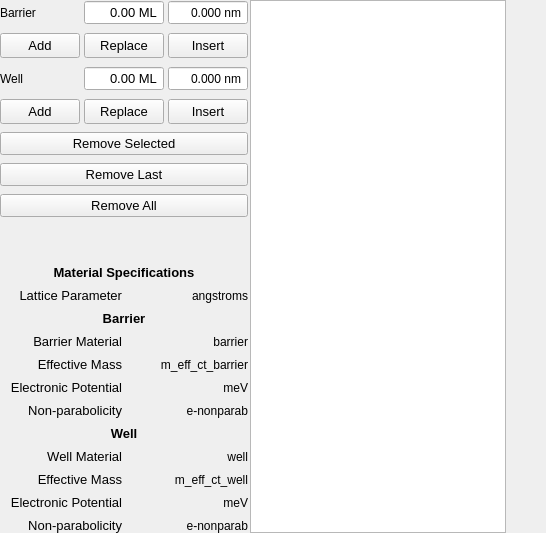
      <widget class="QWidget" name="struct_tab">
       <attribute name="title">
        <string>Structure</string>
       </attribute>
       <layout class="QHBoxLayout" name="horizontalLayout_3">
        <property name="spacing">
         <number>2</number>
        </property>
        <property name="leftMargin">
         <number>0</number>
        </property>
        <property name="topMargin">
         <number>0</number>
        </property>
        <property name="rightMargin">
         <number>0</number>
        </property>
        <property name="bottomMargin">
         <number>0</number>
        </property>
        <item>
         <layout class="QGridLayout" name="gridLayout">
          <property name="horizontalSpacing">
           <number>4</number>
          </property>
          <property name="verticalSpacing">
           <number>8</number>
          </property>
          <item row="18" column="3" colspan="3">
           <widget class="QLabel" name="lbl_well_electronic_potential_val">
            <property name="text">
             <string>meV</string>
            </property>
            <property name="alignment">
             <set>Qt::AlignRight|Qt::AlignTrailing|Qt::AlignVCenter</set>
            </property>
           </widget>
          </item>
          <item row="3" column="0" colspan="2">
           <widget class="QPushButton" name="add_well_btn">
            <property name="minimumSize">
             <size>
              <width>60</width>
              <height>25</height>
             </size>
            </property>
            <property name="maximumSize">
             <size>
              <width>80</width>
              <height>25</height>
             </size>
            </property>
            <property name="font">
             <font>
              <pointsize>10</pointsize>
             </font>
            </property>
            <property name="text">
             <string>Add</string>
            </property>
           </widget>
          </item>
          <item row="16" column="3" colspan="3">
           <widget class="QLabel" name="lbl_well_material_val">
            <property name="text">
             <string>well</string>
            </property>
            <property name="alignment">
             <set>Qt::AlignRight|Qt::AlignTrailing|Qt::AlignVCenter</set>
            </property>
           </widget>
          </item>
          <item row="17" column="0" colspan="3">
           <widget class="QLabel" name="lbl_well_effective_mass">
            <property name="font">
             <font>
              <pointsize>10</pointsize>
              <weight>50</weight>
              <bold>false</bold>
             </font>
            </property>
            <property name="text">
             <string>Effective Mass</string>
            </property>
            <property name="alignment">
             <set>Qt::AlignRight|Qt::AlignTrailing|Qt::AlignVCenter</set>
            </property>
           </widget>
          </item>
          <item row="2" column="2" colspan="2">
           <widget class="QDoubleSpinBox" name="well_ml_spb">
            <property name="minimumSize">
             <size>
              <width>60</width>
              <height>25</height>
             </size>
            </property>
            <property name="maximumSize">
             <size>
              <width>80</width>
              <height>25</height>
             </size>
            </property>
            <property name="font">
             <font>
              <pointsize>10</pointsize>
             </font>
            </property>
            <property name="alignment">
             <set>Qt::AlignRight|Qt::AlignTrailing|Qt::AlignVCenter</set>
            </property>
            <property name="buttonSymbols">
             <enum>QAbstractSpinBox::NoButtons</enum>
            </property>
            <property name="suffix">
             <string> ML</string>
            </property>
            <property name="decimals">
             <number>2</number>
            </property>
            <property name="maximum">
             <double>1000.000000000000000</double>
            </property>
            <property name="singleStep">
             <double>1.000000000000000</double>
            </property>
           </widget>
          </item>
          <item row="19" column="0" colspan="3">
           <widget class="QLabel" name="lbl_well_non_parabolicity">
            <property name="font">
             <font>
              <pointsize>10</pointsize>
              <weight>50</weight>
              <bold>false</bold>
             </font>
            </property>
            <property name="text">
             <string>Non-parabolicity</string>
            </property>
            <property name="alignment">
             <set>Qt::AlignRight|Qt::AlignTrailing|Qt::AlignVCenter</set>
            </property>
           </widget>
          </item>
          <item row="12" column="0" colspan="3">
           <widget class="QLabel" name="lbl_barrier_effective_mass">
            <property name="font">
             <font>
              <pointsize>10</pointsize>
              <weight>50</weight>
              <bold>false</bold>
             </font>
            </property>
            <property name="text">
             <string>Effective Mass</string>
            </property>
            <property name="alignment">
             <set>Qt::AlignRight|Qt::AlignTrailing|Qt::AlignVCenter</set>
            </property>
           </widget>
          </item>
          <item row="13" column="0" colspan="3">
           <widget class="QLabel" name="lbl_barrier_electronic_potential">
            <property name="font">
             <font>
              <pointsize>10</pointsize>
              <weight>50</weight>
              <bold>false</bold>
             </font>
            </property>
            <property name="text">
             <string>Electronic Potential</string>
            </property>
            <property name="alignment">
             <set>Qt::AlignRight|Qt::AlignTrailing|Qt::AlignVCenter</set>
            </property>
           </widget>
          </item>
          <item row="2" column="0" colspan="2">
           <widget class="QLabel" name="well_lbl">
            <property name="minimumSize">
             <size>
              <width>60</width>
              <height>25</height>
             </size>
            </property>
            <property name="maximumSize">
             <size>
              <width>80</width>
              <height>25</height>
             </size>
            </property>
            <property name="text">
             <string>Well</string>
            </property>
           </widget>
          </item>
          <item row="18" column="0" colspan="3">
           <widget class="QLabel" name="lbl_well_electronic_potential">
            <property name="font">
             <font>
              <pointsize>10</pointsize>
              <weight>50</weight>
              <bold>false</bold>
             </font>
            </property>
            <property name="text">
             <string>Electronic Potential</string>
            </property>
            <property name="alignment">
             <set>Qt::AlignRight|Qt::AlignTrailing|Qt::AlignVCenter</set>
            </property>
           </widget>
          </item>
          <item row="4" column="0" colspan="6">
           <widget class="QPushButton" name="remove_selected_btn">
            <property name="minimumSize">
             <size>
              <width>130</width>
              <height>0</height>
             </size>
            </property>
            <property name="maximumSize">
             <size>
              <width>500</width>
              <height>50</height>
             </size>
            </property>
            <property name="font">
             <font>
              <pointsize>10</pointsize>
             </font>
            </property>
            <property name="text">
             <string>Remove Selected</string>
            </property>
           </widget>
          </item>
          <item row="14" column="3" colspan="3">
           <widget class="QLabel" name="lbl_barrier_non_parabolicity_val">
            <property name="text">
             <string>e-nonparab</string>
            </property>
            <property name="alignment">
             <set>Qt::AlignRight|Qt::AlignTrailing|Qt::AlignVCenter</set>
            </property>
           </widget>
          </item>
          <item row="0" column="2" colspan="2">
           <widget class="QDoubleSpinBox" name="barrier_ml_spb">
            <property name="minimumSize">
             <size>
              <width>60</width>
              <height>25</height>
             </size>
            </property>
            <property name="maximumSize">
             <size>
              <width>80</width>
              <height>25</height>
             </size>
            </property>
            <property name="font">
             <font>
              <pointsize>10</pointsize>
             </font>
            </property>
            <property name="alignment">
             <set>Qt::AlignRight|Qt::AlignTrailing|Qt::AlignVCenter</set>
            </property>
            <property name="buttonSymbols">
             <enum>QAbstractSpinBox::NoButtons</enum>
            </property>
            <property name="suffix">
             <string> ML</string>
            </property>
            <property name="decimals">
             <number>2</number>
            </property>
            <property name="maximum">
             <double>1000.000000000000000</double>
            </property>
            <property name="singleStep">
             <double>1.000000000000000</double>
            </property>
           </widget>
          </item>
          <item row="11" column="3" colspan="3">
           <widget class="QLabel" name="lbl_barrier_material_val">
            <property name="text">
             <string>barrier</string>
            </property>
            <property name="alignment">
             <set>Qt::AlignRight|Qt::AlignTrailing|Qt::AlignVCenter</set>
            </property>
           </widget>
          </item>
          <item row="14" column="0" colspan="3">
           <widget class="QLabel" name="lbl_barrier_non_parabolicity">
            <property name="font">
             <font>
              <pointsize>10</pointsize>
              <weight>50</weight>
              <bold>false</bold>
             </font>
            </property>
            <property name="text">
             <string>Non-parabolicity</string>
            </property>
            <property name="alignment">
             <set>Qt::AlignRight|Qt::AlignTrailing|Qt::AlignVCenter</set>
            </property>
           </widget>
          </item>
          <item row="0" column="4" colspan="2">
           <widget class="QDoubleSpinBox" name="barrier_nm_spb">
            <property name="enabled">
             <bool>true</bool>
            </property>
            <property name="minimumSize">
             <size>
              <width>60</width>
              <height>25</height>
             </size>
            </property>
            <property name="maximumSize">
             <size>
              <width>80</width>
              <height>25</height>
             </size>
            </property>
            <property name="alignment">
             <set>Qt::AlignRight|Qt::AlignTrailing|Qt::AlignVCenter</set>
            </property>
            <property name="buttonSymbols">
             <enum>QAbstractSpinBox::NoButtons</enum>
            </property>
            <property name="suffix">
             <string> nm</string>
            </property>
            <property name="decimals">
             <number>3</number>
            </property>
            <property name="maximum">
             <double>10000.000000000000000</double>
            </property>
           </widget>
          </item>
          <item row="0" column="0" colspan="2">
           <widget class="QLabel" name="lbl_barrier">
            <property name="minimumSize">
             <size>
              <width>60</width>
              <height>25</height>
             </size>
            </property>
            <property name="maximumSize">
             <size>
              <width>80</width>
              <height>25</height>
             </size>
            </property>
            <property name="text">
             <string>Barrier</string>
            </property>
           </widget>
          </item>
          <item row="1" column="2" colspan="2">
           <widget class="QPushButton" name="replace_barrier_btn">
            <property name="minimumSize">
             <size>
              <width>60</width>
              <height>25</height>
             </size>
            </property>
            <property name="maximumSize">
             <size>
              <width>80</width>
              <height>25</height>
             </size>
            </property>
            <property name="font">
             <font>
              <pointsize>10</pointsize>
             </font>
            </property>
            <property name="text">
             <string>Replace</string>
            </property>
           </widget>
          </item>
          <item row="11" column="0" colspan="3">
           <widget class="QLabel" name="lbl_barrier_material">
            <property name="font">
             <font>
              <pointsize>10</pointsize>
              <weight>50</weight>
              <bold>false</bold>
             </font>
            </property>
            <property name="text">
             <string>Barrier Material</string>
            </property>
            <property name="alignment">
             <set>Qt::AlignRight|Qt::AlignTrailing|Qt::AlignVCenter</set>
            </property>
           </widget>
          </item>
          <item row="8" column="0" colspan="6">
           <widget class="QLabel" name="lbl_mat_spec">
            <property name="font">
             <font>
              <pointsize>10</pointsize>
              <weight>75</weight>
              <bold>true</bold>
             </font>
            </property>
            <property name="text">
             <string>Material Specifications</string>
            </property>
            <property name="alignment">
             <set>Qt::AlignCenter</set>
            </property>
           </widget>
          </item>
          <item row="7" column="0" colspan="6">
           <spacer name="verticalSpacer_4">
            <property name="orientation">
             <enum>Qt::Vertical</enum>
            </property>
            <property name="sizeHint" stdset="0">
             <size>
              <width>20</width>
              <height>40</height>
             </size>
            </property>
           </spacer>
          </item>
          <item row="9" column="0" colspan="3">
           <widget class="QLabel" name="lbl_lattice_parameter">
            <property name="font">
             <font>
              <pointsize>10</pointsize>
              <weight>50</weight>
              <bold>false</bold>
             </font>
            </property>
            <property name="text">
             <string>Lattice Parameter</string>
            </property>
            <property name="alignment">
             <set>Qt::AlignRight|Qt::AlignTrailing|Qt::AlignVCenter</set>
            </property>
           </widget>
          </item>
          <item row="2" column="4" colspan="2">
           <widget class="QDoubleSpinBox" name="well_nm_spb">
            <property name="enabled">
             <bool>true</bool>
            </property>
            <property name="minimumSize">
             <size>
              <width>60</width>
              <height>25</height>
             </size>
            </property>
            <property name="maximumSize">
             <size>
              <width>80</width>
              <height>25</height>
             </size>
            </property>
            <property name="alignment">
             <set>Qt::AlignRight|Qt::AlignTrailing|Qt::AlignVCenter</set>
            </property>
            <property name="buttonSymbols">
             <enum>QAbstractSpinBox::NoButtons</enum>
            </property>
            <property name="suffix">
             <string> nm</string>
            </property>
            <property name="decimals">
             <number>3</number>
            </property>
            <property name="maximum">
             <double>10000.000000000000000</double>
            </property>
            <property name="singleStep">
             <double>0.123000000000000</double>
            </property>
           </widget>
          </item>
          <item row="10" column="0" colspan="6">
           <widget class="QLabel" name="label">
            <property name="font">
             <font>
              <pointsize>10</pointsize>
              <weight>75</weight>
              <bold>true</bold>
             </font>
            </property>
            <property name="text">
             <string>Barrier</string>
            </property>
            <property name="alignment">
             <set>Qt::AlignCenter</set>
            </property>
           </widget>
          </item>
          <item row="3" column="2" colspan="2">
           <widget class="QPushButton" name="replace_well_btn">
            <property name="minimumSize">
             <size>
              <width>60</width>
              <height>25</height>
             </size>
            </property>
            <property name="maximumSize">
             <size>
              <width>80</width>
              <height>25</height>
             </size>
            </property>
            <property name="font">
             <font>
              <pointsize>10</pointsize>
             </font>
            </property>
            <property name="text">
             <string>Replace</string>
            </property>
           </widget>
          </item>
          <item row="5" column="0" colspan="6">
           <widget class="QPushButton" name="remove_last_btn">
            <property name="minimumSize">
             <size>
              <width>130</width>
              <height>0</height>
             </size>
            </property>
            <property name="maximumSize">
             <size>
              <width>500</width>
              <height>50</height>
             </size>
            </property>
            <property name="font">
             <font>
              <pointsize>10</pointsize>
             </font>
            </property>
            <property name="text">
             <string>Remove Last</string>
            </property>
           </widget>
          </item>
          <item row="9" column="3" colspan="3">
           <widget class="QLabel" name="lbl_lattice_parameter_val">
            <property name="text">
             <string>angstroms</string>
            </property>
            <property name="alignment">
             <set>Qt::AlignRight|Qt::AlignTrailing|Qt::AlignVCenter</set>
            </property>
           </widget>
          </item>
          <item row="16" column="0" colspan="3">
           <widget class="QLabel" name="lbl_well_material">
            <property name="font">
             <font>
              <pointsize>10</pointsize>
              <weight>50</weight>
              <bold>false</bold>
             </font>
            </property>
            <property name="text">
             <string>Well Material</string>
            </property>
            <property name="alignment">
             <set>Qt::AlignRight|Qt::AlignTrailing|Qt::AlignVCenter</set>
            </property>
           </widget>
          </item>
          <item row="17" column="3" colspan="3">
           <widget class="QLabel" name="lbl_well_effective_mass_val">
            <property name="text">
             <string>m_eff_ct_well</string>
            </property>
            <property name="alignment">
             <set>Qt::AlignRight|Qt::AlignTrailing|Qt::AlignVCenter</set>
            </property>
           </widget>
          </item>
          <item row="12" column="3" colspan="3">
           <widget class="QLabel" name="lbl_barrier_effective_mass_val">
            <property name="text">
             <string>m_eff_ct_barrier</string>
            </property>
            <property name="alignment">
             <set>Qt::AlignRight|Qt::AlignTrailing|Qt::AlignVCenter</set>
            </property>
           </widget>
          </item>
          <item row="1" column="4" colspan="2">
           <widget class="QPushButton" name="insert_barrier_btn">
            <property name="minimumSize">
             <size>
              <width>60</width>
              <height>25</height>
             </size>
            </property>
            <property name="maximumSize">
             <size>
              <width>80</width>
              <height>25</height>
             </size>
            </property>
            <property name="font">
             <font>
              <pointsize>10</pointsize>
             </font>
            </property>
            <property name="text">
             <string>Insert</string>
            </property>
           </widget>
          </item>
          <item row="19" column="3" colspan="3">
           <widget class="QLabel" name="lbl_well_non_parabolicity_val">
            <property name="text">
             <string>e-nonparab</string>
            </property>
            <property name="alignment">
             <set>Qt::AlignRight|Qt::AlignTrailing|Qt::AlignVCenter</set>
            </property>
           </widget>
          </item>
          <item row="6" column="0" colspan="6">
           <widget class="QPushButton" name="remove_all_btn">
            <property name="minimumSize">
             <size>
              <width>130</width>
              <height>0</height>
             </size>
            </property>
            <property name="maximumSize">
             <size>
              <width>500</width>
              <height>50</height>
             </size>
            </property>
            <property name="font">
             <font>
              <pointsize>10</pointsize>
             </font>
            </property>
            <property name="text">
             <string>Remove All</string>
            </property>
           </widget>
          </item>
          <item row="3" column="4" colspan="2">
           <widget class="QPushButton" name="insert_well_btn">
            <property name="minimumSize">
             <size>
              <width>60</width>
              <height>25</height>
             </size>
            </property>
            <property name="maximumSize">
             <size>
              <width>80</width>
              <height>25</height>
             </size>
            </property>
            <property name="font">
             <font>
              <pointsize>10</pointsize>
             </font>
            </property>
            <property name="text">
             <string>Insert</string>
            </property>
           </widget>
          </item>
          <item row="13" column="3" colspan="3">
           <widget class="QLabel" name="lbl_barrier_electronic_potential_val">
            <property name="text">
             <string>meV</string>
            </property>
            <property name="alignment">
             <set>Qt::AlignRight|Qt::AlignTrailing|Qt::AlignVCenter</set>
            </property>
           </widget>
          </item>
          <item row="1" column="0" colspan="2">
           <widget class="QPushButton" name="add_barrier_btn">
            <property name="minimumSize">
             <size>
              <width>60</width>
              <height>25</height>
             </size>
            </property>
            <property name="maximumSize">
             <size>
              <width>80</width>
              <height>25</height>
             </size>
            </property>
            <property name="font">
             <font>
              <pointsize>10</pointsize>
             </font>
            </property>
            <property name="text">
             <string>Add</string>
            </property>
           </widget>
          </item>
          <item row="15" column="0" colspan="6">
           <widget class="QLabel" name="label_9">
            <property name="font">
             <font>
              <pointsize>10</pointsize>
              <weight>75</weight>
              <bold>true</bold>
             </font>
            </property>
            <property name="text">
             <string>Well</string>
            </property>
            <property name="alignment">
             <set>Qt::AlignCenter</set>
            </property>
           </widget>
          </item>
         </layout>
        </item>
        <item>
         <widget class="QTableWidget" name="struct_table"/>
        </item>
        <item>
         <spacer name="horizontalSpacer">
          <property name="orientation">
           <enum>Qt::Horizontal</enum>
          </property>
          <property name="sizeHint" stdset="0">
           <size>
            <width>40</width>
            <height>20</height>
           </size>
          </property>
         </spacer>
        </item>
       </layout>
      </widget>
